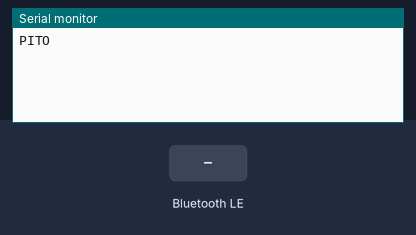
Bench run of a sketch on a simulated ESP32. Shown: the last lines printed to the serial monitor. The test bench sets the inputs (shaded band). Nothing arrives over Bluetooth unless stated; a phone connects over Bluetooth LE 3 s after start.

Above: at 1.2 s.
1.3 s: Bluetooth LE write ":" received
At 2.5 s:
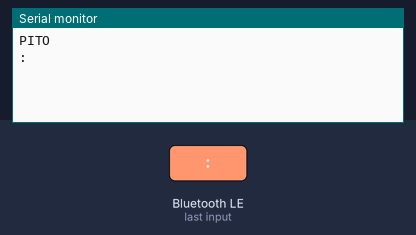
3.5 s: Bluetooth LE write "1" received
At 5.8 s:
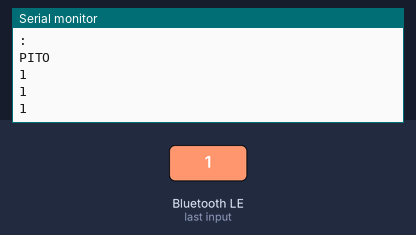

The sketch:

ESP32_BLE_Example_Code_V2.ino
```cpp
#include <BLEDevice.h>
#include <BLEUtils.h>
#include <BLEServer.h>
#include <BLE2902.h>

//variables and defines used by BLEServer.ino
String currentDataField;
#define SERVICE_UUID        "5ac9bc5e-f8ba-48d4-8908-98b80b566e49"
#define COMMAND_UUID        "bcca872f-1a3e-4491-b8ec-bfc93c5dd91a"
BLECharacteristic *commandCharacteristic;

//indicates connection state to the android device
boolean connected = false;

//indiciates whether or not a operation is currently in progress
boolean operationInProgress = false;

//function signitures
String sendBLE(String command);
void addData(String data);  //adds data to a current string, used within BLEServer.ino
void initBLE(); //initializes the BLE connection by starting advertising.


void addData(String data) {
//  Serial.println("Adding:" + data);
  currentDataField += data;
}

class cb : public BLEServerCallbacks    {
    void onConnect(BLEServer* pServer) {
      connected = true;
    }
    void onDisconnect(BLEServer* pServer) {
      connected = false;
    }
};

class ccb : public BLECharacteristicCallbacks  {
    void onWrite(BLECharacteristic *pCharacteristic) {
      std::string rxValue = pCharacteristic->getValue();
      addData(String( pCharacteristic->getValue().c_str()));
    }
    void onRead(BLECharacteristic* pCharacteristic) {
      //      Serial.println("Characteristic Read");
      operationInProgress = false;
    }
};

void initBLE() {
  BLEDevice::init("ESP32 Smartwatch");
  BLEServer *pServer = BLEDevice::createServer();
  BLEService *pService = pServer->createService(SERVICE_UUID);

  //define the characteristics and how they can be used
  commandCharacteristic = pService->createCharacteristic(
                            COMMAND_UUID,
                            BLECharacteristic::PROPERTY_READ   |
                            BLECharacteristic::PROPERTY_WRITE  |
                            BLECharacteristic::PROPERTY_NOTIFY
                          );


  //set all the callbacks
  commandCharacteristic->setCallbacks(new ccb());
  commandCharacteristic->setValue("");

  //add server callback so we can detect when we're connected.
  pServer->setCallbacks(new cb());

  pService->start();


  // BLEAdvertising *pAdvertising = pServer->getAdvertising();  // this still is working for backward compatibility
  BLEAdvertising *pAdvertising = BLEDevice::getAdvertising();
  pAdvertising->addServiceUUID(SERVICE_UUID);
  pAdvertising->setScanResponse(true);
  pAdvertising->setMinPreferred(0x06);  // functions that help with iPhone connections issue
  pAdvertising->setMinPreferred(0x12);
  BLEDevice::startAdvertising();
}

String sendBLE(String command) {
  operationInProgress = true;
  commandCharacteristic->setValue(command.c_str());
  commandCharacteristic->notify();

  currentDataField = "";

  unsigned long startTime = millis();
  while (operationInProgress && (startTime + 2000 > millis()))
    delay(25);

  return currentDataField;

}

void setup() {
  Serial.begin(115200);
  initBLE();
}

void loop() {
  //available commands
  //  sendBLE("/notifications", &string); //gets current android notifications as a string format "appName,Title;ExtraText,ExtraInfoText,ExtraSubText,ExtraTitle;Description;"
  //  sendBLE("/calendar", &string); // returns a string of calender events for the next 24 hours in format "title;description;startDate;startTime;endTime;eventLocation;"
  //  sendBLE("/time", &string); // returns a string representing the time
  //  sendBLE("/isPlaying", &string); //returns "true" or "false" indicating whether spotify is playing on the android device
  //  sendBLE("/currentSong", &string); //returns the current song name and artist playing on spotify as one string
  //  sendBLE("/play"); //hits the media play button on the android device
  //  sendBLE("/pause"); //hits the media pause button on the android device
  //  sendBLE("/nextSong"); //hits the media next song button on the android device
  //  sendBLE("/lastSong"); //hits the media previous song button on the android device

  Serial.println("PITO");
  //Serial.println(sendBLE("/time"));

  String s= sendBLE("/time");

  if (s==""){ Serial.println("No signal received");}
  else{
    Serial.println(s);
    String datetime_hour=s.substring(0,s.indexOf(":"));
    String datetime_minute=s.substring(s.indexOf(":")+1,s.indexOf(":")+3);
    String datetime_second=s.substring(s.indexOf(":")+4,s.indexOf(":")+6);
    //Serial.println(s);
    //Serial.println(sendBLE("/time"));
    Serial.println(datetime_hour);
    Serial.println(datetime_minute);
    Serial.println(datetime_second);
    }


  delay(1000);
}
```

BLEServer.ino
```cpp
// (licence header left out)
/*#include <BLEDevice.h>
#include <BLEUtils.h>
#include <BLEServer.h>
#include <BLE2902.h>

//variables and defines used by BLEServer.ino
String currentDataField;
#define SERVICE_UUID        "5ac9bc5e-f8ba-48d4-8908-98b80b566e49"
#define COMMAND_UUID        "bcca872f-1a3e-4491-b8ec-bfc93c5dd91a"
BLECharacteristic *commandCharacteristic;

//indicates connection state to the android device
boolean connected = false;

//indiciates whether or not a operation is currently in progress
boolean operationInProgress = false;

//function signitures
String sendBLE(String command);
void addData(String data);  //adds data to a current string, used within BLEServer.ino
void initBLE(); //initializes the BLE connection by starting advertising.


void addData(String data) {
//  Serial.println("Adding:" + data);
  currentDataField += data;
}

class cb : public BLEServerCallbacks    {
    void onConnect(BLEServer* pServer) {
      connected = true;
    }
    void onDisconnect(BLEServer* pServer) {
      connected = false;
    }
};

class ccb : public BLECharacteristicCallbacks  {
    void onWrite(BLECharacteristic *pCharacteristic) {
      std::string rxValue = pCharacteristic->getValue();
      addData(String( pCharacteristic->getValue().c_str()));
    }
    void onRead(BLECharacteristic* pCharacteristic) {
      //      Serial.println("Characteristic Read");
      operationInProgress = false;
    }
};

void initBLE() {
  BLEDevice::init("ESP32 Smartwatch");
  BLEServer *pServer = BLEDevice::createServer();
  BLEService *pService = pServer->createService(SERVICE_UUID);

  //define the characteristics and how they can be used
  commandCharacteristic = pService->createCharacteristic(
                            COMMAND_UUID,
                            BLECharacteristic::PROPERTY_READ   |
                            BLECharacteristic::PROPERTY_WRITE  |
                            BLECharacteristic::PROPERTY_NOTIFY
                          );


  //set all the callbacks
  commandCharacteristic->setCallbacks(new ccb());
  commandCharacteristic->setValue("");

  //add server callback so we can detect when we're connected.
  pServer->setCallbacks(new cb());

  pService->start();


  // BLEAdvertising *pAdvertising = pServer->getAdvertising();  // this still is working for backward compatibility
  BLEAdvertising *pAdvertising = BLEDevice::getAdvertising();
  pAdvertising->addServiceUUID(SERVICE_UUID);
  pAdvertising->setScanResponse(true);
  pAdvertising->setMinPreferred(0x06);  // functions that help with iPhone connections issue
  pAdvertising->setMinPreferred(0x12);
  BLEDevice::startAdvertising();
}

String sendBLE(String command) {
  operationInProgress = true;
  commandCharacteristic->setValue(command.c_str());
  commandCharacteristic->notify();

  currentDataField = "";

  unsigned long startTime = millis();
  while (operationInProgress && (startTime + 2000 > millis()))
    delay(25);

  return currentDataField;

}*/
```

Measured:
- after the input at 1.3 s, the serial monitor: prints a new line after 0.70 s (image 1)
- after the input at 3.5 s, the serial monitor: prints a new line after 1.5 s (image 2)
